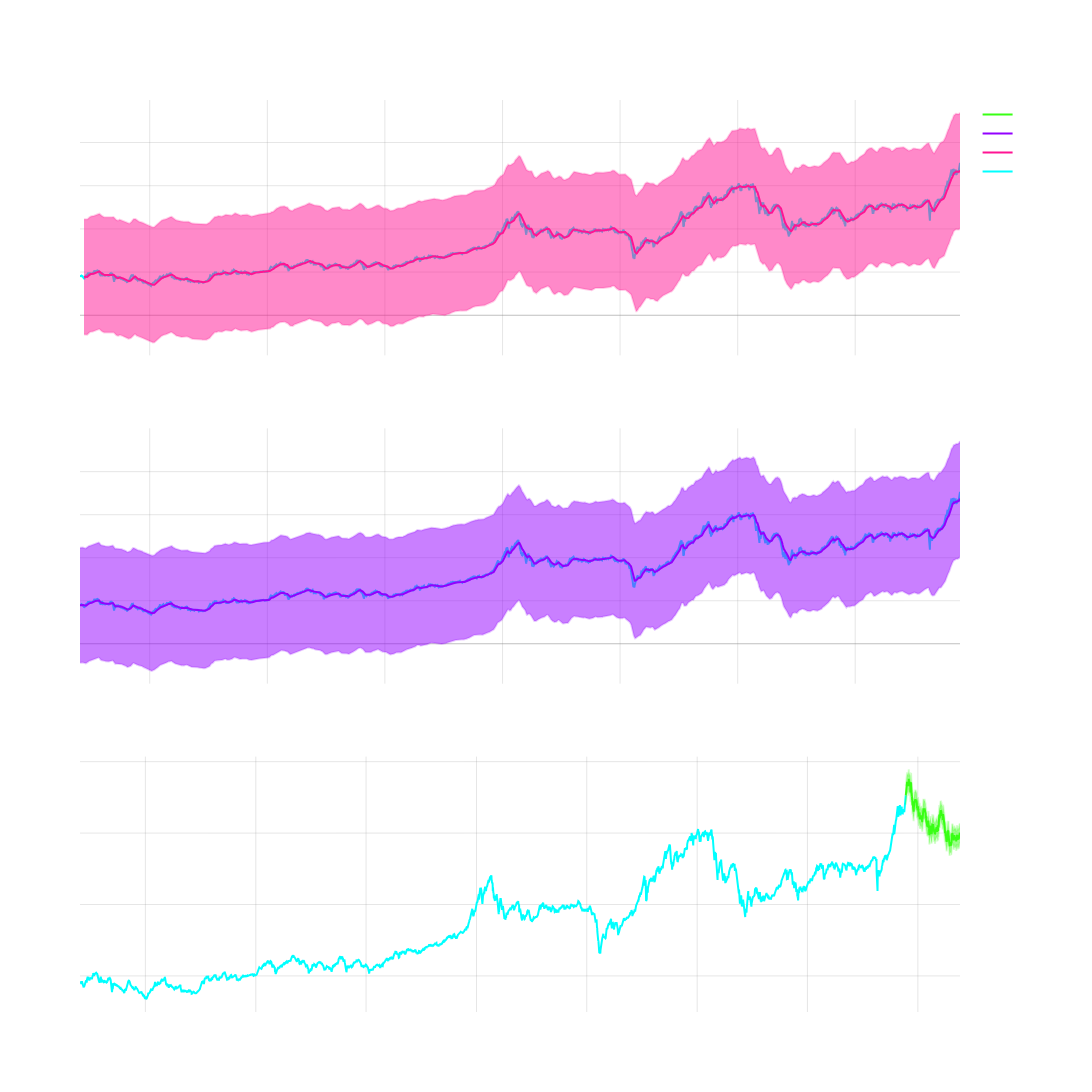

The code cell stored with this chart in its notebook:
### Code cell
fig = make_subplots(
    rows=3, cols=1,
    subplot_titles=('Filtering', 'Smoothing', 'Forecasting'),
    vertical_spacing=0.08,
    row_heights=[0.33, 0.33, 0.33]
)

# ==============================================================
#  FILTERING: Moving Average
# ==============================================================
window = 20
filtered = np.convolve(df['close'], np.ones(window)/window, mode='valid')
filtered_df = pd.DataFrame(filtered, index=df.index[window-1:])
filtered_dates = filtered_df.index

filtered_std = np.std(filtered)
filtered_upper = filtered + 2*filtered_std
filtered_lower = filtered - 2*filtered_std

# Original Data
fig.add_trace(
    go.Scatter(x=df.index, y=df['close'], mode='lines', line=dict(color='rgba(0,255,255,1)'), name='Original'),
    row=1, col=1
)

# Filtered Line
fig.add_trace(
    go.Scatter(x=filtered_dates, y=filtered, mode='lines', line=dict(color='rgba(255,20,147,1)'), name='Filtered'),
    row=1, col=1
)

# Confidence Band
fig.add_trace(
    go.Scatter(x=filtered_dates, y=filtered_upper, mode='lines', line=dict(color='rgba(255,20,147,0.2)'), showlegend=False),
    row=1, col=1
)
fig.add_trace(
    go.Scatter(x=filtered_dates, y=filtered_lower, mode='lines', line=dict(color='rgba(255,20,147,0.2)'), fill='tonexty', showlegend=False),
    row=1, col=1
)

#  SMOOTHING: Exponential Smoothing
# ==============================================================
alpha = 0.1
smoothed = [df['close'][0]]
for i in range(1, len(df['close'])):
    smoothed.append(alpha * df['close'][i] + (1 - alpha) * smoothed[i-1])

smoothed_std = np.std(smoothed)
smoothed_std = np.std(smoothed)
smoothed_upper = np.array(smoothed) + 2*smoothed_std
smoothed_lower = np.array(smoothed) - 2*smoothed_std

fig.add_trace(
    go.Scatter(x=df.index, y=df['close'], mode='lines', line=dict(color='rgba(0,255,255,1)'), showlegend=False),
    row=2, col=1
)
fig.add_trace(
    go.Scatter(x=df.index, y=smoothed, mode='lines', line=dict(color='rgba(147,0,255,1)'), name='Smoothed'),
    row=2, col=1
)
fig.add_trace(
    go.Scatter(x=df.index, y=smoothed_upper, mode='lines', line=dict(color='rgba(147,0,255,0.2)'), showlegend=False),
    row=2, col=1
)
fig.add_trace(
    go.Scatter(x=df.index, y=smoothed_lower, mode='lines', line=dict(color='rgba(147,0,255,0.2)'), fill='tonexty', showlegend=False),
    row=2, col=1
)



#  FORECASTING: Simple Random Walk Projection
# ==============================================================
forecast_days = 360
last_price = df['close'].iloc[-1]
forecast = [last_price]
forecast_std_list = []
current_std = np.std(df['close'].iloc[-window:])

for _ in range(forecast_days-1):
    forecast.append(forecast[-1] * (1 + np.random.normal(0.0003, 0.01)))
    current_std *= 1.1
    forecast_std_list.append(current_std)

forecast_dates = [df.index[-1] + timedelta(days=i) for i in range(forecast_days)]

forecast_std = np.std(df['close'].iloc[-window:])
forecast_upper = np.array(forecast) + 2 * forecast_std
forecast_lower = np.array(forecast) - 2 * forecast_std

fig.add_trace(
    go.Scatter(x=df.index, y=df['close'], mode='lines', line=dict(color='rgba(0,255,255,1)'), showlegend=False),
    row=3, col=1
)
fig.add_trace(
    go.Scatter(x=forecast_dates, y=forecast, mode='lines', line=dict(color='rgba(57,255,20,1)'), name='Forecast'),
    row=3, col=1
)
fig.add_trace(
    go.Scatter(x=forecast_dates, y=forecast_upper, mode='lines', line=dict(color='rgba(57,255,20,0.2)'), showlegend=False),
    row=3, col=1
)
fig.add_trace(
    go.Scatter(x=forecast_dates, y=forecast_lower, mode='lines', line=dict(color='rgba(57,255,20,0.2)'), fill='tonexty', showlegend=False),
    row=3, col=1
)

# --------------------------------------------------------------
# 4️ Layout settings
# --------------------------------------------------------------
fig.update_layout(
    width=1200,
    height=1200,
    title='Time Series Analysis on VNINDEX: Filtering, Smoothing, and Forecasting',
    showlegend=True,
    plot_bgcolor='rgba(0,0,0,0)',
    paper_bgcolor='rgba(0,0,0,0)',
    font=dict(color='white')
)

fig.update_xaxes(
    showgrid=True,
    gridcolor='rgba(128,128,128,0.2)',
    zeroline=True,
    zerolinewidth=1,
    zerolinecolor='rgba(128,128,128,0.5)'
)
fig.update_yaxes(
    showgrid=True,
    gridcolor='rgba(128,128,128,0.2)',
    zeroline=True,
    zerolinewidth=1,
    zerolinecolor='rgba(128,128,128,0.5)'
)

fig.show()

### Figure 1 — Plotly figure (JSON) as saved in the notebook; plotly's stock layout.template omitted (floating-point values rounded to 4 significant figures; data arrays with more than 128 entries replaced by an {"elided": "..."} marker saying what was removed)
{"data": [{"line": {"color": "rgba(0,255,255,1)"}, "mode": "lines", "name": "Original", "type": "scatter", "x": {"elided": "3736 str values"}, "xaxis": "x", "y": {"elided": "3736 float values"}, "yaxis": "y"}, {"line": {"color": "rgba(255,20,147,1)"}, "mode": "lines", "name": "Filtered", "type": "scatter", "x": {"elided": "3717 str values"}, "xaxis": "x", "y": {"elided": "3717 float values"}, "yaxis": "y"}, {"line": {"color": "rgba(255,20,147,0.2)"}, "mode": "lines", "showlegend": false, "type": "scatter", "x": {"elided": "3717 str values"}, "xaxis": "x", "y": {"elided": "3717 float values"}, "yaxis": "y"}, {"fill": "tonexty", "line": {"color": "rgba(255,20,147,0.2)"}, "mode": "lines", "showlegend": false, "type": "scatter", "x": {"elided": "3717 str values"}, "xaxis": "x", "y": {"elided": "3717 float values"}, "yaxis": "y"}, {"line": {"color": "rgba(0,255,255,1)"}, "mode": "lines", "showlegend": false, "type": "scatter", "x": {"elided": "3736 str values"}, "xaxis": "x2", "y": {"elided": "3736 float values"}, "yaxis": "y2"}, {"line": {"color": "rgba(147,0,255,1)"}, "mode": "lines", "name": "Smoothed", "type": "scatter", "x": {"elided": "3736 str values"}, "xaxis": "x2", "y": {"elided": "3736 float values"}, "yaxis": "y2"}, {"line": {"color": "rgba(147,0,255,0.2)"}, "mode": "lines", "showlegend": false, "type": "scatter", "x": {"elided": "3736 str values"}, "xaxis": "x2", "y": {"elided": "3736 float values"}, "yaxis": "y2"}, {"fill": "tonexty", "line": {"color": "rgba(147,0,255,0.2)"}, "mode": "lines", "showlegend": false, "type": "scatter", "x": {"elided": "3736 str values"}, "xaxis": "x2", "y": {"elided": "3736 float values"}, "yaxis": "y2"}, {"line": {"color": "rgba(0,255,255,1)"}, "mode": "lines", "showlegend": false, "type": "scatter", "x": {"elided": "3736 str values"}, "xaxis": "x3", "y": {"elided": "3736 float values"}, "yaxis": "y3"}, {"line": {"color": "rgba(57,255,20,1)"}, "mode": "lines", "name": "Forecast", "type": "scatter", "x": {"elided": "360 str values"}, "xaxis": "x3", "y": {"elided": "360 float values"}, "yaxis": "y3"}, {"line": {"color": "rgba(57,255,20,0.2)"}, "mode": "lines", "showlegend": false, "type": "scatter", "x": {"elided": "360 str values"}, "xaxis": "x3", "y": {"elided": "360 float values"}, "yaxis": "y3"}, {"fill": "tonexty", "line": {"color": "rgba(57,255,20,0.2)"}, "mode": "lines", "showlegend": false, "type": "scatter", "x": {"elided": "360 str values"}, "xaxis": "x3", "y": {"elided": "360 float values"}, "yaxis": "y3"}], "layout": {"annotations": [{"font": {"size": 16}, "showarrow": false, "text": "Filtering", "x": 0.5, "xanchor": "center", "xref": "paper", "y": 1, "yanchor": "bottom", "yref": "paper"}, {"font": {"size": 16}, "showarrow": false, "text": "Smoothing", "x": 0.5, "xanchor": "center", "xref": "paper", "y": 0.64, "yanchor": "bottom", "yref": "paper"}, {"font": {"size": 16}, "showarrow": false, "text": "Forecasting", "x": 0.5, "xanchor": "center", "xref": "paper", "y": 0.28, "yanchor": "bottom", "yref": "paper"}], "font": {"color": "white"}, "height": 1200, "paper_bgcolor": "rgba(0,0,0,0)", "plot_bgcolor": "rgba(0,0,0,0)", "showlegend": true, "title": {"text": "Time Series Analysis on VNINDEX: Filtering, Smoothing, and Forecasting"}, "width": 1200, "xaxis": {"anchor": "y", "domain": [0, 1], "gridcolor": "rgba(128,128,128,0.2)", "showgrid": true, "zeroline": true, "zerolinecolor": "rgba(128,128,128,0.5)", "zerolinewidth": 1}, "xaxis2": {"anchor": "y2", "domain": [0, 1], "gridcolor": "rgba(128,128,128,0.2)", "showgrid": true, "zeroline": true, "zerolinecolor": "rgba(128,128,128,0.5)", "zerolinewidth": 1}, "xaxis3": {"anchor": "y3", "domain": [0, 1], "gridcolor": "rgba(128,128,128,0.2)", "showgrid": true, "zeroline": true, "zerolinecolor": "rgba(128,128,128,0.5)", "zerolinewidth": 1}, "yaxis": {"anchor": "x", "domain": [0.72, 1], "gridcolor": "rgba(128,128,128,0.2)", "showgrid": true, "zeroline": true, "zerolinecolor": "rgba(128,128,128,0.5)", "zerolinewidth": 1}, "yaxis2": {"anchor": "x2", "domain": [0.36, 0.64], "gridcolor": "rgba(128,128,128,0.2)", "showgrid": true, "zeroline": true, "zerolinecolor": "rgba(128,128,128,0.5)", "zerolinewidth": 1}, "yaxis3": {"anchor": "x3", "domain": [0, 0.28], "gridcolor": "rgba(128,128,128,0.2)", "showgrid": true, "zeroline": true, "zerolinecolor": "rgba(128,128,128,0.5)", "zerolinewidth": 1}}}
